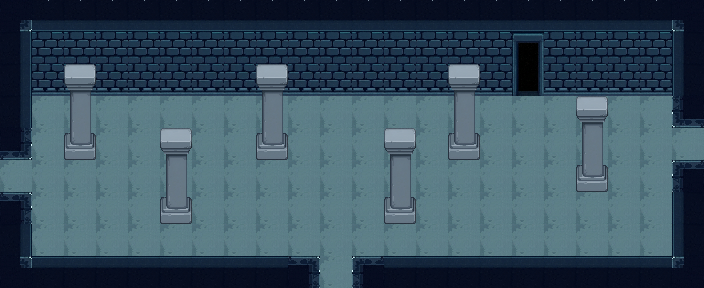

This game map was drawn from its Tiled (.tmx) file and the tilesets committed beside it. A one-line description and the full map source follow:
An orthogonal 22x9 tile map with 32x32 px tiles, 4 tile layers (Wall, Ground, Door, Pillars), 2 tilesets and 26 objects (2x ritual_chamber.tmx, 2x disposal.tmx, 2x queen_chamber.tmx, 2x library.tmx).

<map version="1.10" tiledversion="1.12.1" orientation="orthogonal" renderorder="right-down" width="22" height="9" tilewidth="32" tileheight="32" infinite="0" nextlayerid="28" nextobjectid="76">
 <tileset firstgid="1" source="wallfloor.tsx" />
 <tileset firstgid="301" source="stone.tsx" />
 <layer id="1" name="Wall" width="22" height="9" locked="1">
  <data encoding="csv">
66,102,102,102,102,102,102,102,102,102,102,102,102,102,102,102,102,102,102,102,102,86,
103,63,63,63,63,63,63,63,63,63,63,63,63,63,63,63,63,63,63,63,63,83,
103,64,64,64,64,64,64,64,64,64,64,64,64,64,64,64,64,64,64,64,64,83,
103,0,0,0,0,0,0,0,0,0,0,0,0,0,0,0,0,0,0,0,0,101,
104,0,0,0,0,0,0,0,0,0,0,0,0,0,0,0,0,0,0,0,0,0,
0,0,0,0,0,0,0,0,0,0,0,0,0,0,0,0,0,0,0,0,0,81,
84,0,0,0,0,0,0,0,0,0,0,0,0,0,0,0,0,0,0,0,0,83,
103,0,0,0,0,0,0,0,0,0,0,0,0,0,0,0,0,0,0,0,0,83,
105,82,82,82,82,82,82,82,82,84,0,81,82,82,82,82,82,82,82,82,82,106
</data>
 </layer>
 <layer id="2" name="Ground" width="22" height="9" locked="1">
  <data encoding="csv">
0,0,0,0,0,0,0,0,0,0,0,0,0,0,0,0,0,0,0,0,0,0,
0,0,0,0,0,0,0,0,0,0,0,0,0,0,0,0,0,0,0,0,0,0,
0,0,0,0,0,0,0,0,0,0,0,0,0,0,0,0,0,0,0,0,0,0,
0,61,61,61,61,61,61,61,61,61,61,61,61,61,61,61,61,61,61,61,61,0,
0,61,61,61,61,61,61,61,61,61,61,61,61,61,61,61,61,61,61,61,61,61,
61,61,61,61,61,61,61,61,61,61,61,61,61,61,61,61,61,61,61,61,61,0,
0,61,61,61,61,61,61,61,61,61,61,61,61,61,61,61,61,61,61,61,61,0,
0,61,61,61,61,61,61,61,61,61,61,61,61,61,61,61,61,61,61,61,61,0,
0,0,0,0,0,0,0,0,0,0,61,0,0,0,0,0,0,0,0,0,0,0
</data>
 </layer>
 <layer id="3" name="Door" width="22" height="9" locked="1">
  <data encoding="csv">
0,0,0,0,0,0,0,0,0,0,0,0,0,0,0,0,0,0,0,0,0,0,
0,0,0,0,0,0,0,0,0,0,0,0,0,0,0,0,65,0,0,0,0,0,
0,0,0,0,0,0,0,0,0,0,0,0,0,0,0,0,85,0,0,0,0,0,
0,0,0,0,0,0,0,0,0,0,0,0,0,0,0,0,0,0,0,0,0,0,
0,0,0,0,0,0,0,0,0,0,0,0,0,0,0,0,0,0,0,0,0,0,
0,0,0,0,0,0,0,0,0,0,0,0,0,0,0,0,0,0,0,0,0,0,
0,0,0,0,0,0,0,0,0,0,0,0,0,0,0,0,0,0,0,0,0,0,
0,0,0,0,0,0,0,0,0,0,0,0,0,0,0,0,0,0,0,0,0,0,
0,0,0,0,0,0,0,0,0,0,0,0,0,0,0,0,0,0,0,0,0,0
</data>
 </layer>
 <layer id="27" name="Pillars" width="22" height="9" locked="1">
  <data encoding="csv">
0,0,0,0,0,0,0,0,0,0,0,0,0,0,0,0,0,0,0,0,0,0,
0,0,0,0,0,0,0,0,0,0,0,0,0,0,0,0,0,0,0,0,0,0,
0,0,303,0,0,0,0,0,303,0,0,0,0,0,303,0,0,0,0,0,0,0,
0,0,311,0,0,0,0,0,311,0,0,0,0,0,311,0,0,0,303,0,0,0,
0,0,319,0,0,303,0,0,319,0,0,0,303,0,319,0,0,0,311,0,0,0,
0,0,0,0,0,311,0,0,0,0,0,0,311,0,0,0,0,0,319,0,0,0,
0,0,0,0,0,319,0,0,0,0,0,0,319,0,0,0,0,0,0,0,0,0,
0,0,0,0,0,0,0,0,0,0,0,0,0,0,0,0,0,0,0,0,0,0,
0,0,0,0,0,0,0,0,0,0,0,0,0,0,0,0,0,0,0,0,0,0
</data>
 </layer>
 <objectgroup id="5" name="Wall_Collision" locked="1">
  <object id="23" x="352" y="256" width="352" height="32" />
  <object id="25" x="672" y="160" width="32" height="96" />
  <object id="26" x="672" y="32" width="32" height="96" />
  <object id="28" x="32" y="256" width="288" height="32" />
  <object id="29" x="0" y="192" width="32" height="76" />
  <object id="30" x="0" y="20" width="32" height="140" />
  <object id="33" x="32" y="64" width="480" height="32" />
  <object id="34" x="544" y="64" width="128" height="32" />
  <object id="67" x="699" y="128" width="5" height="32" />
  <object id="68" x="0" y="160" width="5" height="32" />
  <object id="69" x="320" y="283" width="32" height="5" />
  <object id="70" x="480" y="32" width="96" height="32" />
 </objectgroup>
 <objectgroup id="6" name="Pillars_Collision" locked="1">
  <object id="42" x="64" y="132" width="32" height="27" rotation="1.0564" />
  <object id="71" x="256" y="132" width="32" height="27" rotation="1.0564" />
  <object id="72" x="160" y="196" width="32" height="27" rotation="1.0564" />
  <object id="73" x="384" y="196" width="32" height="27" rotation="1.0564" />
  <object id="74" x="448" y="132" width="32" height="27" rotation="1.0564" />
  <object id="75" x="576" y="164" width="32" height="27" rotation="1.0564" />
 </objectgroup>
 <objectgroup id="26" name="Ritual_Chamber" locked="1">
  <object id="66" name="ritual_chamber.tmx" x="512" y="64" width="32" height="32" />
 </objectgroup>
 <objectgroup id="7" name="Disposal_Chamber" locked="1">
  <object id="56" name="disposal.tmx" x="320" y="256" width="32" height="32" />
 </objectgroup>
 <objectgroup id="8" name="Queen_Chamber" locked="1">
  <object id="54" name="queen_chamber.tmx" x="672" y="128" width="32" height="32" />
 </objectgroup>
 <objectgroup id="9" name="Library_Chamber" locked="1">
  <object id="57" name="library.tmx" x="0" y="160" width="32" height="32" />
 </objectgroup>
 <objectgroup id="10" name="SpawnPoints" locked="1">
  <object id="60" name="ritual_chamber.tmx" x="528" y="112">
   <point />
  </object>
  <object id="63" name="library.tmx" x="15" y="181">
   <point />
  </object>
  <object id="64" name="disposal.tmx" x="330" y="272">
   <point />
  </object>
  <object id="65" name="queen_chamber.tmx" x="658.331" y="150.737">
   <point />
  </object>
 </objectgroup>
</map>
